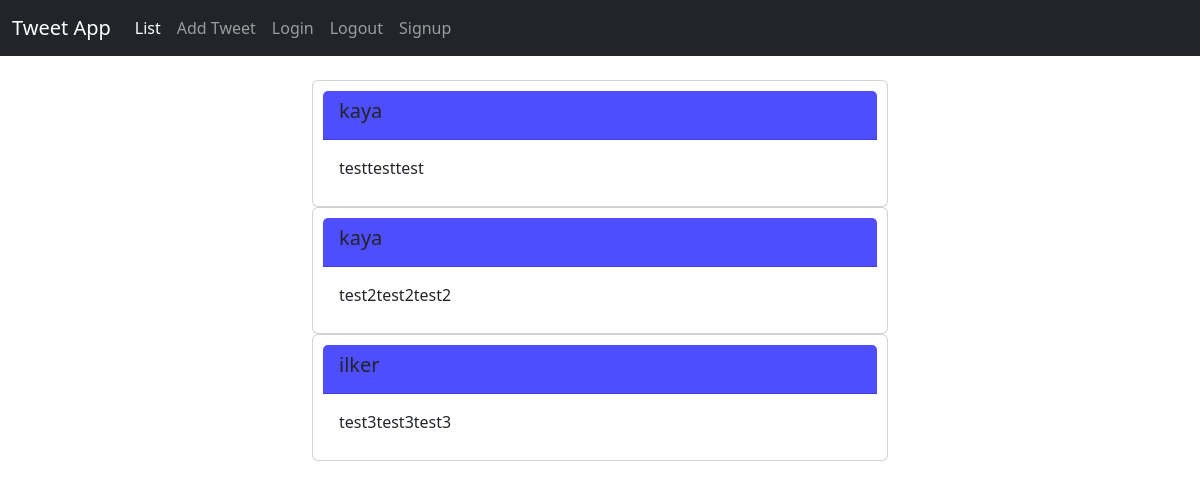
Before: / with the older database file.
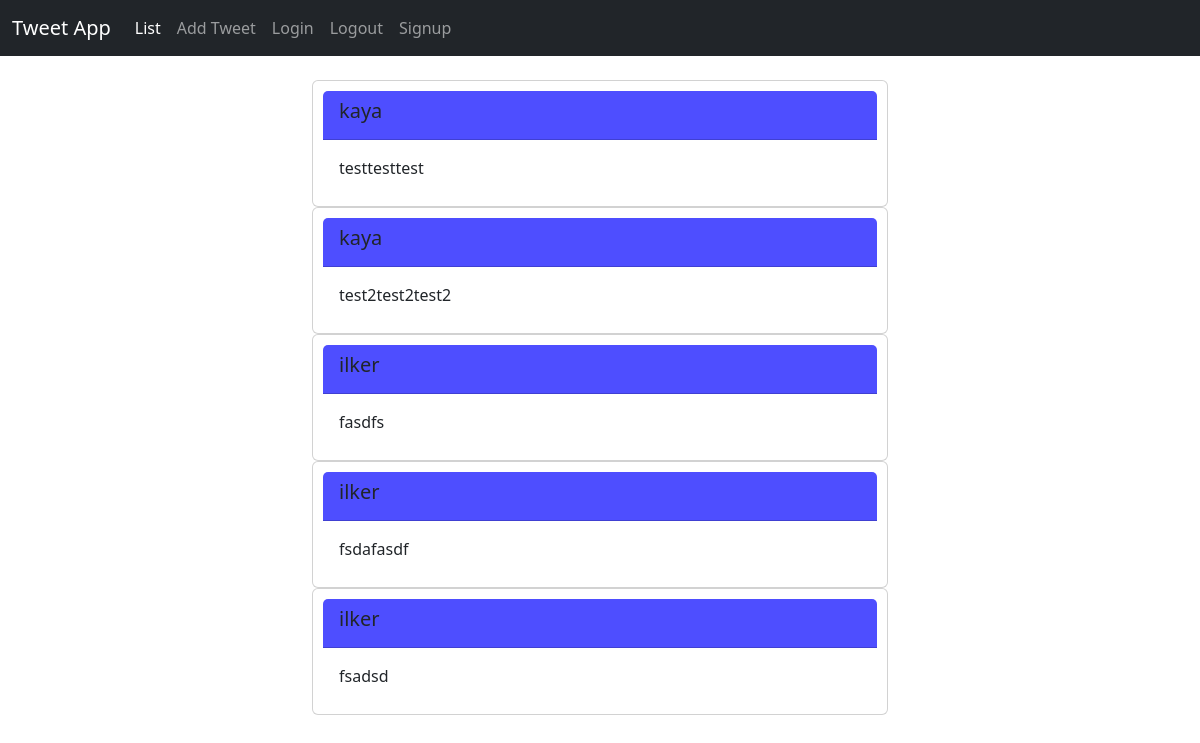
After: the same page with the newer database file.
### tweetapp/models.py (models this page shows, shortened)
class Tweet(models.Model):
    username = models.ForeignKey(User,on_delete=models.CASCADE, null=True)
    message = models.CharField(max_length=100)

### tweetapp/views.py (the view)
# urls.py: path("", views.listtweet, name="listtweet"), #127.0.0.1/tweetapp/
def listtweet(request):
    all_tweets = models.Tweet.objects.all()
    tweet_dict = {"tweets": all_tweets}
    return render(request, 'tweetapp/listtweet.html', context = tweet_dict)

### tweetapp/templates/tweetapp/listtweet.html (shortened to what this page needs)
{% extends "base.html" %}
{% block content%}
    <div class="container" style="width: 50%;">
        {% for tweet in tweets%}
            <div class="card" style= "padding: 10px;">
                <div class="card-header" style="background-color: rgb(78, 78, 255);">
                   <h5 class="card-title" >{{tweet.username}}</h5>
                </div>
                <div class="card-body">
                    <p class="card-text">{{tweet.message}}</p>
                </div>
            </div>
        {% endfor %}
    </div>
{% endblock %}

### templates/base.html (shortened to what this page needs)
{% load static %}
<html lang="en">
<head>
    <link href="https://cdn.jsdelivr.net/npm/bootstrap@5.3.8/dist/css/bootstrap.min.css" rel="stylesheet">
    <link rel="stylesheet" href="{% static 'tweetapp/customform.css' %}">
</head>
<body>
    <nav class="navbar navbar-expand-md navbar-dark bg-dark mb-4">
      <div class="container-fluid">
        <a class="navbar-brand" href="{% url 'tweetapp:listtweet'%}">Tweet App</a>
        <div class="collapse navbar-collapse" id="navbarCollapse">
          <ul class="navbar-nav me-auto mb-2 mb-md-0">
            <li class="nav-item">
              <a class="nav-link active" aria-current="page" href="{% url 'tweetapp:listtweet'%}">List</a>
            </li>
            <li class="nav-item">
              <a class="nav-link" href="{% url 'tweetapp:addtweet'%}">Add Tweet</a>
            </li>
            <li class="nav-item">
              <a class="nav-link" href="{% url 'login'%}">Login</a>
            </li>
              <li class="nav-item">
                <form action="{% url 'logout' %}" method="post" style="display:inline;">
                  <button type="submit" class="nav-link btn btn-link" style="padding:8px;">Logout</button>
                </form>
              </li>
              <li class="nav-item">
              <a class="nav-link" href="{% url 'tweetapp:signup'%}">Signup</a>
              </li>
          </ul>
        </div>
      </div>
    </nav>
    {% block content %}
    {% endblock %}
</body>
</html>

Changed rows visible on the page:
removed Tweet: username "ilker", message "test3test3test3"
added Tweet: username "ilker", message "fasdfs"
added Tweet: username "ilker", message "fsdafasdf"
added Tweet: username "ilker", message "fsadsd"
